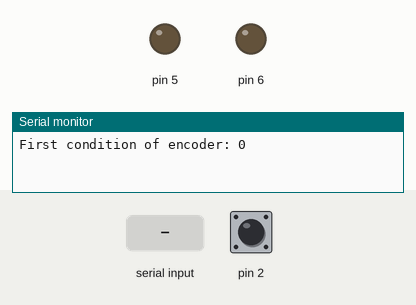
Recording of a sketch running on a simulated Arduino Uno, built with avr-gcc and run on an emulated ATmega328P. Shown: output pins drawn as LEDs (lit = HIGH), the last lines printed to the serial monitor. The test bench sets the inputs (shaded band); at power-on: pin 2 LOW.

Above: at 1.2 s.
1.3 s: "90,45\n" received over Serial
At 2.2 s:
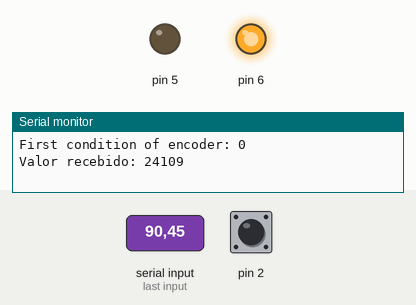
2.8 s: pin 2 pulsed HIGH 2 times (0.12 s each, 0.3 s apart)
Timing chart, 0 to 5.8 s (numbered marks = the images above; inputs shaded):
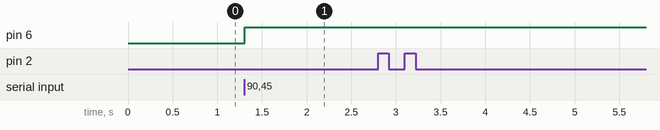

Measured:
- after the input at 1.3 s, pin 6: LOW → HIGH at once

The sketch:

Saida_encoder.ino
```cpp
volatile long int encoder_pos = 0;
int motor_value = 255;
unsigned int integerValue=0;  // Max value is 65535
int incomingByte;
int initState, state;
bool stateFlag = false;
bool STOP = false;
int motorDelay = 10;

void setup() {

  Serial.begin(9600);
  Serial.setTimeout(10);
  pinMode(2, INPUT);
  pinMode(5, OUTPUT);
  pinMode(6, OUTPUT);

  initState = digitalRead(2);

  Serial.print("First condition of encoder: ");
  Serial.println(initState);

  attachInterrupt(digitalPinToInterrupt(2), encoder, CHANGE);

}


void loop() {
  integerValue = 0;

  if (Serial.available() > 0) {
      integerValue = 0;
      while(1) {
        incomingByte = Serial.read();
        if (incomingByte == '\n') break;
        if (incomingByte == -1) continue;
        integerValue *= 10;
        integerValue = ((incomingByte - 48) + integerValue);
      }
  }

  if (integerValue!=0){
    Serial.print("Valor recebido: ");
    Serial.println(integerValue);
  }

//satetFlag true significa que é para rodar no sentido antihorário, somando a posição do encoder

  if(integerValue > 0){
    stateFlag = true;
    MotorCounterClockwise(motor_value);
  }
    delay(10);

}


void encoder(){
  if (encoder_pos != 0) Serial.println(encoder_pos);
  if (stateFlag) encoder_pos++;
  else encoder_pos--;
  digitalWrite(5, LOW);
  digitalWrite(6, LOW);
  encoder_pos == integerValue ? STOP = true : STOP = false;
}

void MotorClockwise(int power){
  while(1){
    analogWrite(5, power);
    digitalWrite(6, LOW);
    if (STOP) break;
  }
  STOP = false;
  digitalWrite(5, LOW);
  digitalWrite(6, LOW);
}

void MotorCounterClockwise(int power){
   while(1){
    //Serial.println(encoder_pos);
    analogWrite(6, power);
    digitalWrite(5, LOW);
    if (STOP) break;
  }
  STOP = false;
  digitalWrite(5, LOW);
  digitalWrite(6, LOW);
}
```
